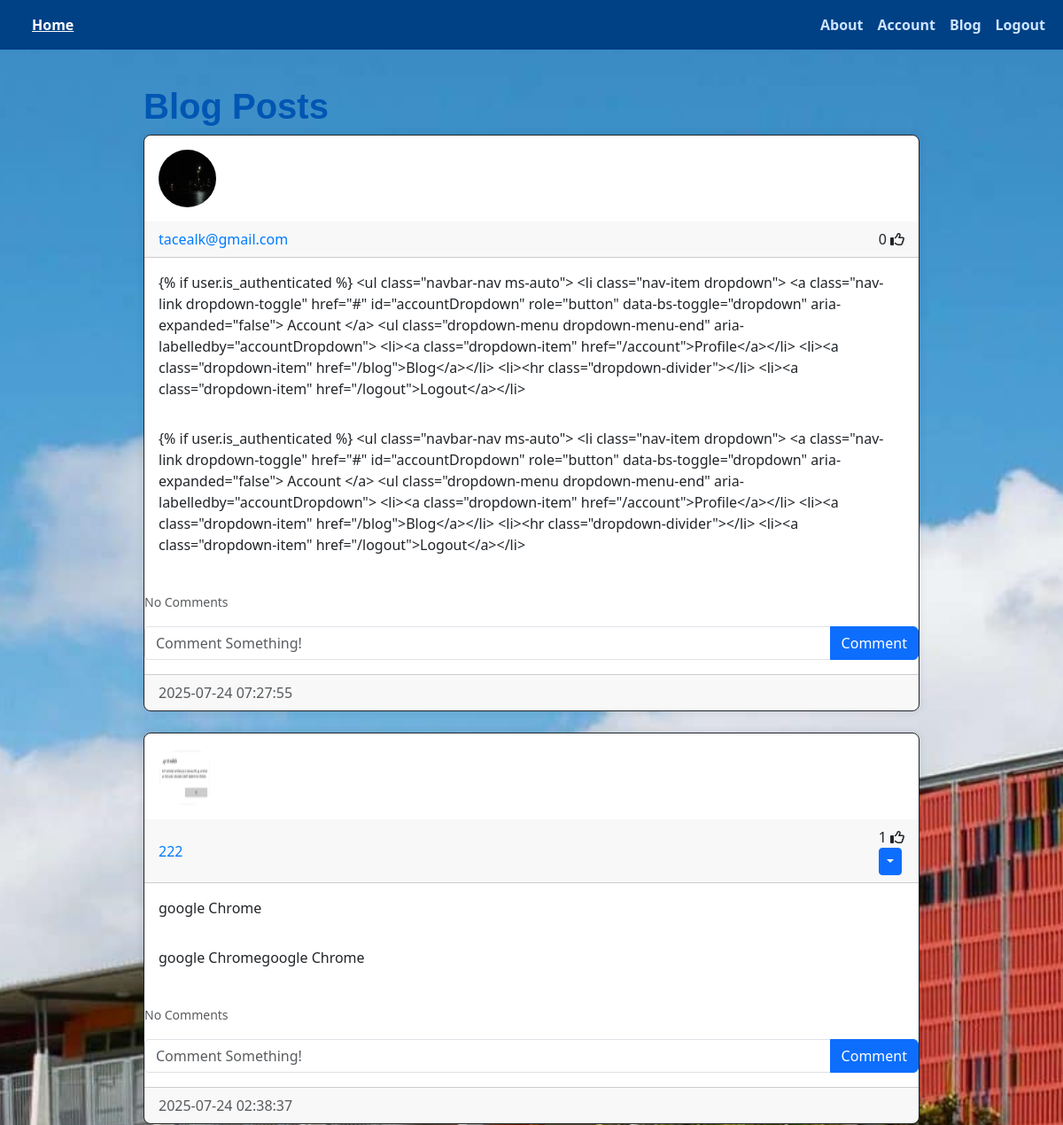
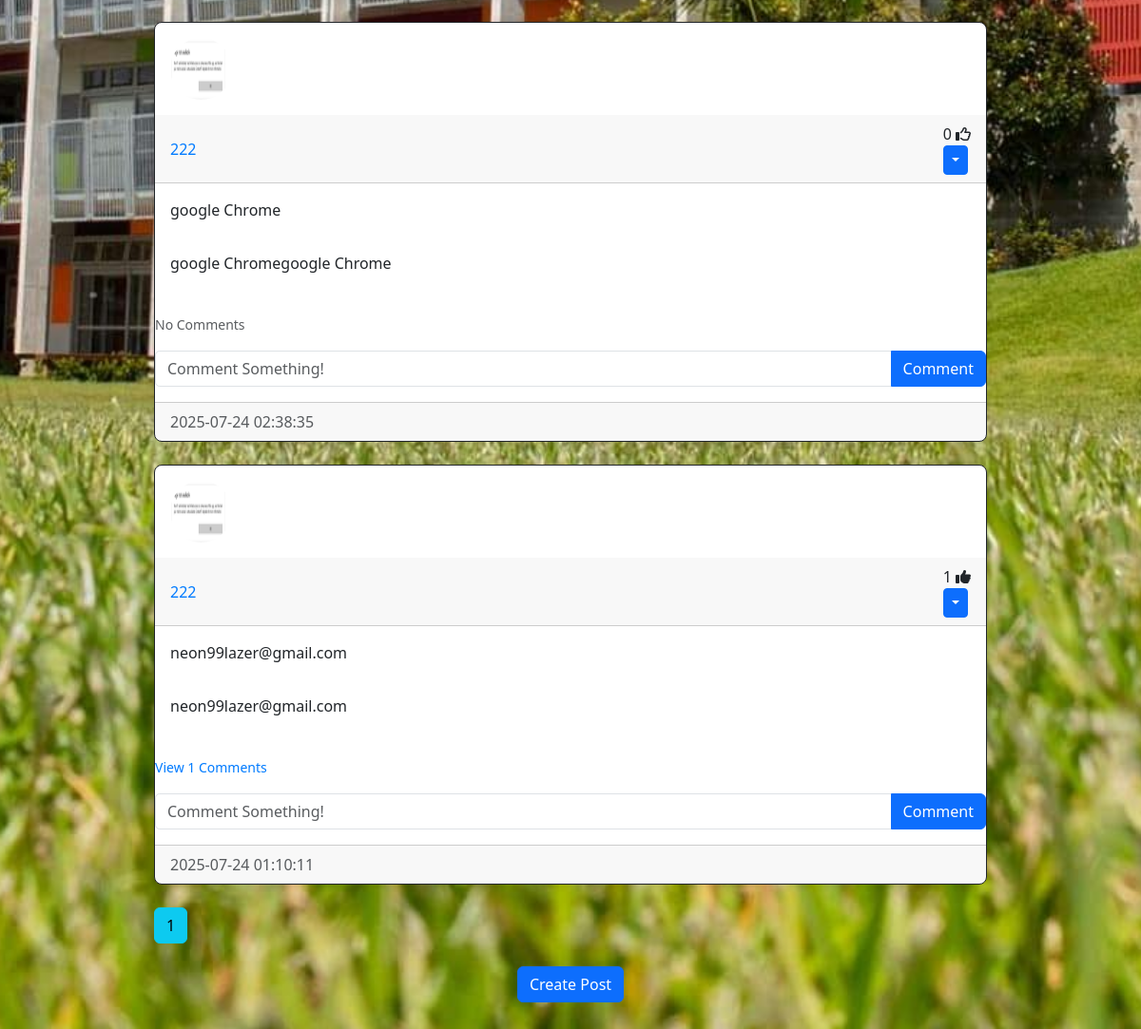
Page /blog (signed in) on the earlier database version (2 pictures, top to bottom).
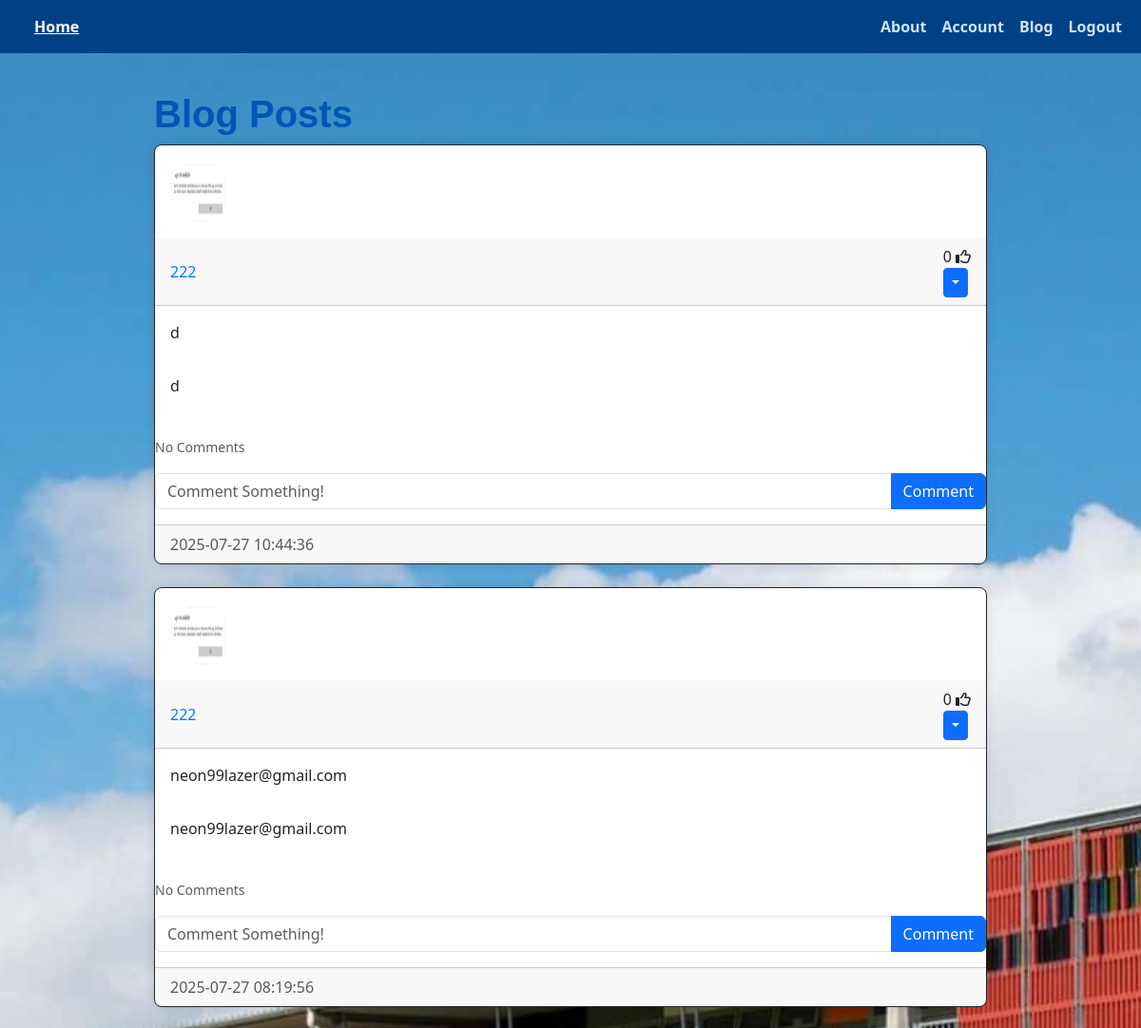
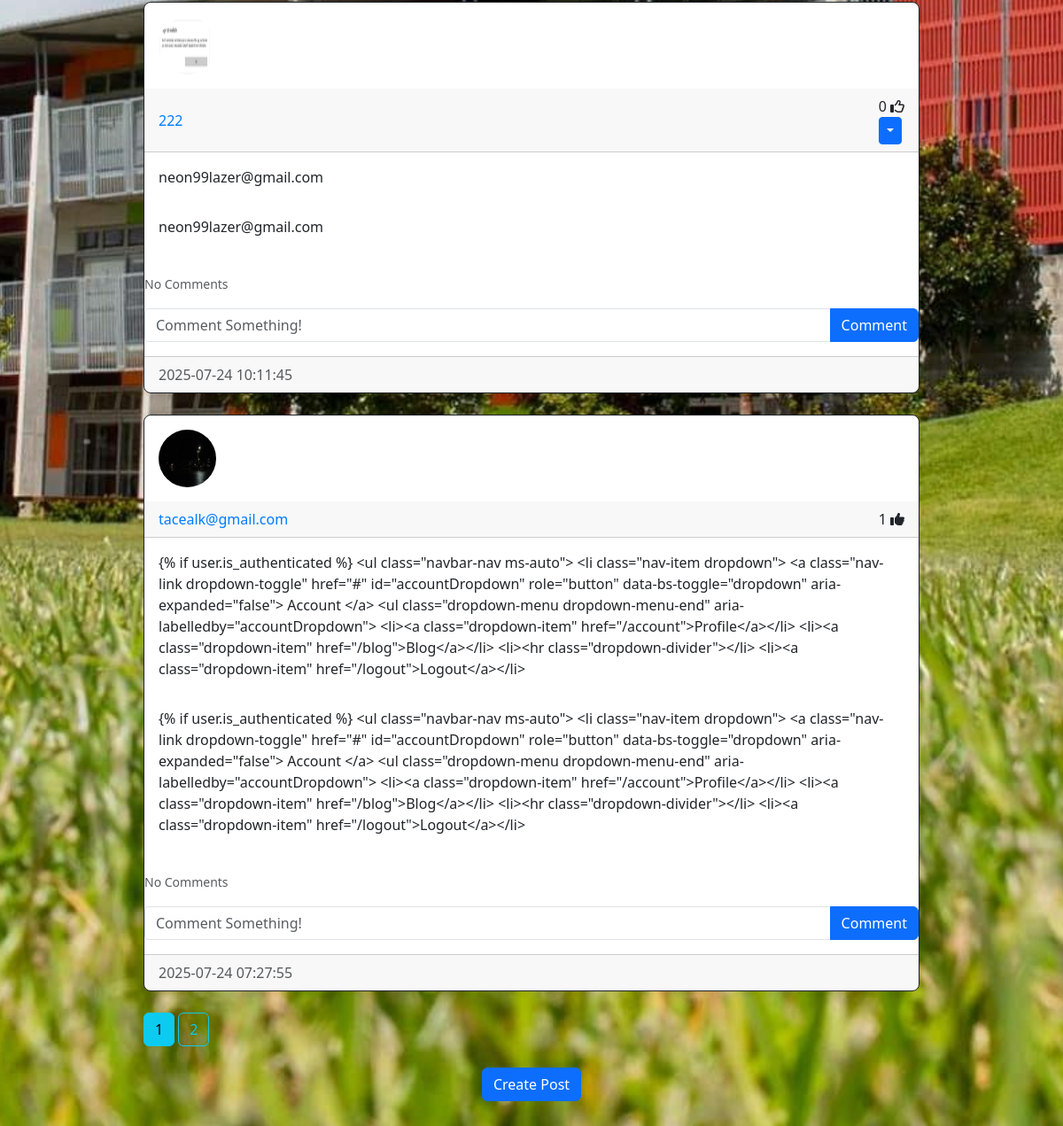
Same page on the later database version (2 pictures, top to bottom).
### website/models.py (models this page shows)
class Post(db.Model):
    id = db.Column(db.Integer, primary_key=True)
    title = db.Column(db.String(150), unique=False)
    content = db.Column(db.Text, nullable=False)
    date_created = db.Column(db.DateTime(timezone=True), default=func.now())
    author = db.Column(db.Integer, db.ForeignKey('user.id', ondelete="CASCADE"), nullable=False)
    comments = db.relationship('Comment', backref='post', passive_deletes=True)
    likes = db.relationship('Like', backref='post', passive_deletes=True)

class User(db.Model, UserMixin):
    id = db.Column(db.Integer, primary_key=True)
    email = db.Column(db.String(150), unique=True)
    username = db.Column(db.String(150), unique=True)
    password = db.Column(db.String(150))
    image_file = db.Column(db.String(20), nullable=False, default='default.jpg')
    date_created = db.Column(db.DateTime(timezone=True), default=func.now())
    posts = db.relationship('Post', backref='user', passive_deletes=True)
    comments = db.relationship('Comment', backref='user', passive_deletes=True)
    likes = db.relationship('Like', backref='user', passive_deletes=True)

### website/views.py (the view)
@views.route("/blog")
@login_required
def blog():
    page = request.args.get('page', 1, type=int)
    posts = Post.query.order_by(Post.date_created.desc()).paginate(page=page, per_page=4)
    return render_template("blog.html", user=current_user, posts=posts)

### website/__init__.py (called while the page is built)
def create_app():
    app = Flask(__name__)
    app.config['SECRET_KEY'] = "YjoZHYUzTS"
    app.config['SQLALCHEMY_DATABASE_URI'] = f'sqlite:///{DB_NAME}'
    db.init_app(app)
    from .views import views
    from .auth import auth
    app.register_blueprint(views, url_prefix="/")
    app.register_blueprint(auth, url_prefix="/")
    from .models import User
    with app.app_context():
        db.create_all()
        print("Created Database!")
    login_manager = LoginManager()
    login_manager.login_view = "auth.login"
    login_manager.init_app(app)
    @login_manager.user_loader
    def load_user(id):
        return User.query.get(int(id))
    return app

### website/templates/blog.html
{% extends "posts_div.html" %} {% block title %} Blog {% endblock %}

### website/templates/posts_div.html (shortened to what this page needs)
{% extends "template.html" %} {% block title %} Home {% endblock %}
{% block content %}
<h1>Blog Posts</h1>
<div id="posts">
    {% for post in posts %}
    <div class="card border-dark">
        <img class="rounded-circle article-img" src="{{ url_for('static', filename='profile_pics/' + post.user.image_file)}}">
        <div class="card-header d-flex justify-content-between align-items-center">
            <a href="/posts/{{post.user.username}}">{{post.user.username}}</a>
            <div>
                <span id="likes-count-{{post.id}}">{{ post.likes|length }}</span>
                {% if user.id in post.likes|map(attribute="author")|list %}
                <i class="fas fa-thumbs-up" id="like-button-{{post.id}}" onclick="like({{post.id}})"></i>
                {% else %}
                <i class="far fa-thumbs-up" id="like-button-{{post.id}}" onclick="like({{post.id}})"></i>
                {% endif %}
                    {% if user.id == post.author %}
                    <div class="btn=group">
                        <button type="button" class="btn btn-sm btn-primary dropdown-toggle" data-bs-toggle="dropdown"></button>
                    </div>
                    {% endif %}
            </div>
        </div>
        <div class="card-body">
            <div class="card-text">{{post.title}}</div>
        </div>
        <div class="card-body">
            <div class="card-text">{{post.content}}</div>
        </div>
        <br />
        <p class="card-text">
            {% if post.comments|length > 0 %}
            <a data-bs-toggle="collapse" href="#comments-{{post.id}}" role="button">
                <small>View {{post.comments|length}} Comments</small>
            </a>
            {% else %}
            <small class="text-muted"> No Comments</small>
            {% endif %}
        </p>
        <form class="input-group mb-3" method="POST" action="/create-comment/{{post.id}}">
            <input type="text" id="text" name="text" class="form-control" placeholder="Comment Something!"/>
            <button type="submit" class="btn btn-primary">Comment</button>
        </form>
        <div class="card-footer text-muted">{{post.date_created}}</div>
    </div>
    <br/>
    {% endfor %}
</div>
{% for page_num in posts.iter_pages(left_edge=1, left_current=1, right_current=2)%}
{% if page_num %}
{% if posts.page == page_num %}
<a class="btn btn-info mb-4" href="{{ url_for('views.blog', page=page_num)}}">{{ page_num }}</a>
{% else %}
<a class="btn btn-outline-info mb-4" href="{{ url_for('views.blog', page=page_num)}}">{{ page_num }}</a>
{% endif %}
{% else %}
...
{% endif %}
{% endfor %}
{% block footer %}
<div align="center">
    <a href="/create-post">
        <button type="button" class="btn btn-primary btn-large">
            Create Post
        </button>
    </a>
</div>
<br />
{% endblock %}
{% endblock %}

### website/templates/template.html (shortened to what this page needs)
<!DOCTYPE html>
<html>
    <head>
        <link href="https://cdn.jsdelivr.net/npm/bootstrap@5.3.7/dist/css/bootstrap.min.css" rel="stylesheet">
        <link rel="stylesheet" type ="text/css" href="{{ url_for('static', filename='main.css') }}">
    </head>
    <body>
        <nav class="navbar navbar-expand-lg">
            <div class="container-fluid">
             <div class="collapse navbar-collapse" id="navbarNavAltMarkup">
              <div class="navbar-nav">
                <a class="nav-link active" aria-current="page" href="/home">Home</a>
              </div>
                {% if user.is_authenticated %}
                <div class="navbar-nav ms-auto">
                <a class="nav-link" href="/about">About</a>
                <a class="nav-link" href="/account">Account</a>
                <a class="nav-link" href="/blog">Blog</a>
                <a class="nav-link" href="/logout">Logout</a>
              </div>
                {% else %}
                <div class="navbar-nav">
                <a class="nav-link" href="/about">About</a>
                <a class="nav-link" href="/login">Login</a>
                <a class="nav-link" href="/sign-up">Signup</a>
                {% endif %}
              </div>
            </div>
        </nav>
        <div class="container">{% block content %} {% endblock %}</div>
    </body>
</html>

### website/static/main.css (style rules this page uses)
body { background-color: #f9fafb; font-family: 'Segoe UI', Tahoma, Geneva, Verdana, sans-serif; color: #333; }
.container { max-width: 900px; margin-top: 40px; margin-bottom: 40px; }
h1, h2, h3, h4 { font-family: 'Montserrat', sans-serif; color: #0056b3; font-weight: 600; }
.navbar { background-color: #004085; }
.navbar .nav-link { color: #cce5ff; font-weight: 600; }
.navbar .nav-link:hover, .navbar .nav-link.active { color: #ffffff; text-decoration: underline; }
.card { border-radius: 0.5rem; box-shadow: 0 0 10px rgb(0 0 0 / 0.1); }
a { color: #007bff; text-decoration: none; }
.form-control { border-radius: 0.3rem; }
.article-img { height: 65px; width: 65px; margin: 16px; }
body { background-image: url('/static/images/background.jpg'); background-size: cover; background-repeat: no-repeat; background-position: center; background-attachment: fixed; }

Differences in the rows shown:
no longer on this page (row unchanged): Post: image_file (picture), user.username "222", likes|length "1", title "google Chrome", content "google Chromegoogle Chrome", shows "No Comments", date_created "2025-07-24 02:38:37"
no longer on this page (row unchanged): Post: image_file (picture), user.username "222", likes|length "0", title "google Chrome", content "google Chromegoogle Chrome", shows "No Comments", date_created "2025-07-24 02:38:35"
no longer on this page (row unchanged): Post: image_file (picture), user.username "222", likes|length "1", title "neon99lazer@gmail.com", content "neon99lazer@gmail.com", comments|length "1", date_created "2025-07-24 01:10:11"
added Post: image_file (picture), user.username "222", likes|length "0", title "d", content "d", shows "No Comments", date_created "2025-07-27 10:44:36"
added Post: image_file (picture), user.username "222", likes|length "0", title "neon99lazer@gmail.com", content "neon99lazer@gmail.com", shows "No Comments", date_created "2025-07-27 08:19:56"
added Post: image_file (picture), user.username "222", likes|length "0", title "neon99lazer@gmail.com", content "neon99lazer@gmail.com", shows "No Comments", date_created "2025-07-24 10:11:45"
computed for Post "tacealk@gmail.com": likes|length "0" → "1"
Other differences:
new list line: "2"
